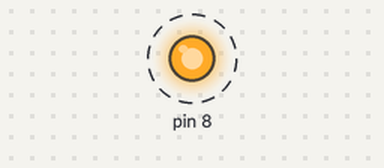
A sketch run on a simulated Arduino Uno, built with avr-gcc and run on an emulated ATmega328P. Shown: output pins drawn as LEDs (lit = HIGH). Dashed ring = blinking.

Above: at 0.5 s.
Timing chart, 0 to 4.6 s (numbered marks = the images above):
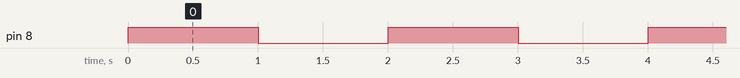

Measured:
- by itself, pin 8: alternates HIGH for 1.0 s and LOW for 1.0 s

The sketch:

Blinkers.ino
```cpp
/*
  Blink
  Turns on an LED on for one second, then off for one second, repeatedly.

  Most Arduinos have an on-board LED you can control. On the UNO, MEGA and ZERO
  it is attached to digital pin 13, on MKR1000 on pin 6. LED_BUILTIN is set to
  the correct LED pin independent of which board is used.
 */
 int LEDis = 13;
void setup() {
  // initialize digital pin LED_BUILTIN as an output.
  pinMode(8, OUTPUT);
}

// the loop function runs over and over again forever
void loop() {
  digitalWrite(8, HIGH);   // turn the LED on (HIGH is the voltage level)
  delay(1000);                       // wait for a second
  digitalWrite(8, LOW);    // turn the LED off by making the voltage LOW
  delay(1000);                       // wait for a second
}
```
